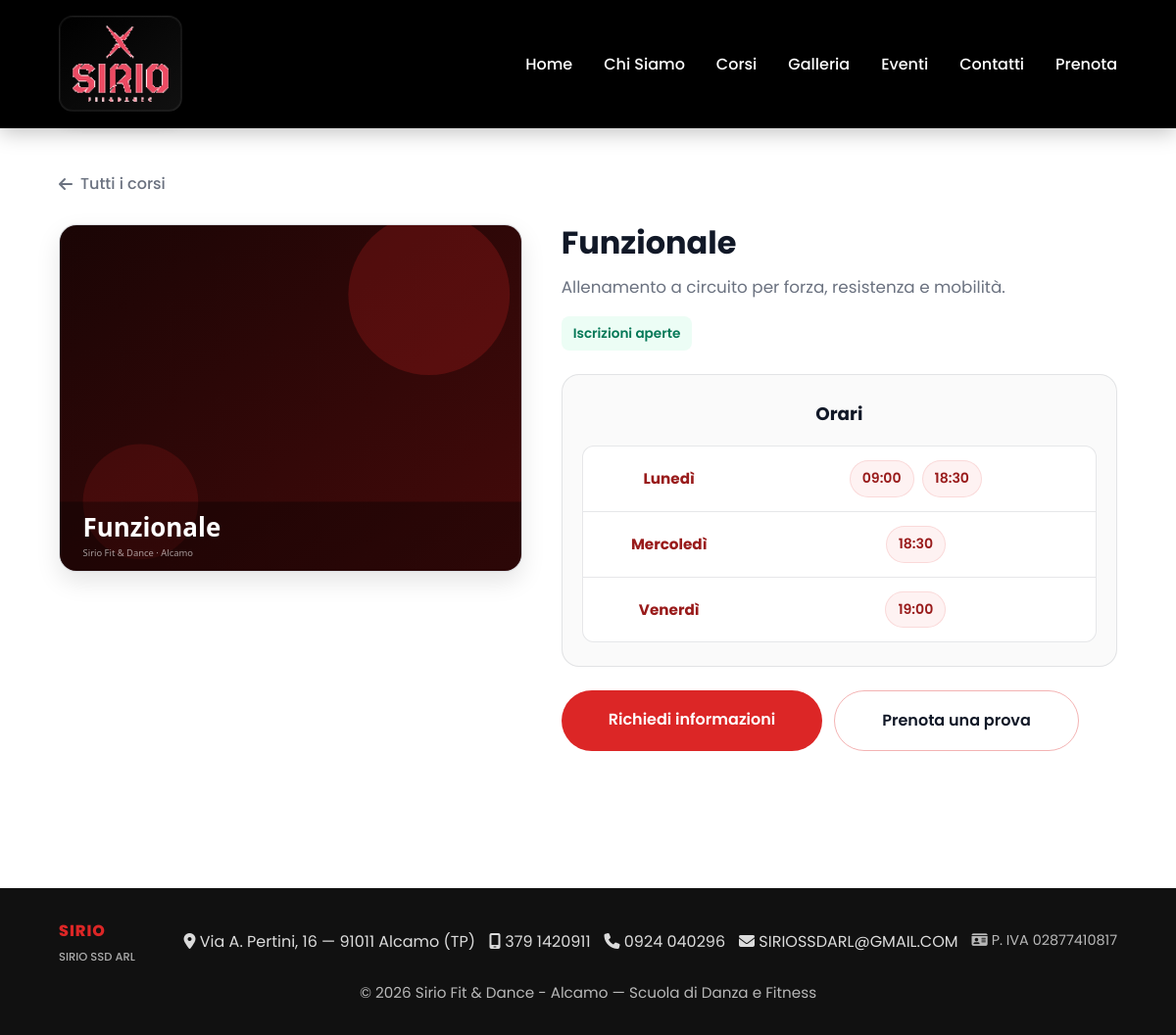
Page /corso.php?slug=funzionale on the committed database.
### tables this page shows
CREATE TABLE IF NOT EXISTS courses (
  id INT AUTO_INCREMENT PRIMARY KEY,
  slug VARCHAR(120) NOT NULL UNIQUE,
  categoria VARCHAR(60) NOT NULL,
  titolo VARCHAR(180) NOT NULL,
  descrizione TEXT NOT NULL,
  immagine VARCHAR(255) NOT NULL DEFAULT 'assets/img/corsi/placeholder.svg',
  disponibile TINYINT(1) NOT NULL DEFAULT 1,
  ordine INT NOT NULL DEFAULT 0,
  orari_testo TEXT NULL,
  orari_json LONGTEXT NULL,
  created_at TIMESTAMP DEFAULT CURRENT_TIMESTAMP,
  updated_at TIMESTAMP DEFAULT CURRENT_TIMESTAMP ON UPDATE CURRENT_TIMESTAMP
);

### includes/functions.php (called while the page is built, shortened)
<?php
function normalizeCourseData(array $row): array
{
    $scheduleData = [];
    $orariJson = trim((string) ($row['orari_json'] ?? ''));
    if ($orariJson !== '') {
        $decoded = json_decode($orariJson, true);
        if (is_array($decoded)) {
            if (isset($decoded['orari_settimana']) && is_array($decoded['orari_settimana'])) {
                $scheduleData['orari_settimana'] = $decoded['orari_settimana'];
            }
        }
    }
    $orariTesto = trim((string) ($row['orari_testo'] ?? ''));
    if ($orariTesto !== '') {
        $scheduleData['orari_testo'] = $orariTesto;
    }
    return [
        'slug' => $row['slug'],
        'categoria' => $row['categoria'],
        'titolo' => $row['titolo'],
        'descrizione' => $row['descrizione'],
        'immagine' => $row['immagine'],
        'disponibile' => (bool) $row['disponibile'],
        'orari_testo' => $scheduleData['orari_testo'] ?? '',
        'orari_settimana' => $scheduleData['orari_settimana'] ?? [],
        'orari' => $scheduleData['orari'] ?? [],
    ];
}
function getCorsoBySlug(array $content, string $slug): ?array {
    $conn = db_connect();
    $stmt = $conn->prepare('SELECT * FROM courses WHERE slug = ? LIMIT 1');
    $stmt->bind_param('s', $slug);
    $stmt->execute();
    $row = $stmt->get_result()->fetch_assoc();
    return normalizeCourseData($row);
}
?>

### corso.php (the view, shortened to what this page needs)
<?php
require_once 'includes/functions.php';
$slug = trim($_GET['slug'] ?? '');
$corso = $slug !== '' ? getCorsoBySlug($content, $slug) : null;
require 'header.php';
?>
<section class="section">
  <div class="container">
    <?php if (!$corso): ?>
      <h2>Corso non trovato</h2>
      <p class="lead">Il corso che cerchi non esiste o non è più disponibile.</p>
      <a class="btn" href="corsi.php" style="margin-top: 24px;">Torna ai corsi</a>
    <?php else:
      $img = $corso['immagine'] ?? 'assets/img/corsi/placeholder.svg';
      $disponibile = !empty($corso['disponibile']);
    ?>
      <a class="back-link" href="corsi.php"><i class="fa-solid fa-arrow-left"></i> Tutti i corsi</a>
      <article class="course-detail">
        <div class="course-detail-photo">
          <img src="<?= htmlspecialchars($img) ?>" alt="<?= htmlspecialchars($corso['titolo']) ?>">
        </div>
        <div class="course-detail-main">
          <h1><?= htmlspecialchars($corso['titolo']) ?></h1>
          <p class="course-detail-desc"><?= htmlspecialchars($corso['descrizione']) ?></p>
          <?php if ($disponibile): ?>
            <p class="course-detail-status available">Iscrizioni aperte</p>
          <?php else: ?>
            <p class="course-detail-status unavailable">Non ancora disponibile</p>
          <?php endif; ?>
          <div class="course-detail-schedule">
            <h2>Orari</h2>
            <?php include __DIR__ . '/includes/schedule.php'; ?>
          </div>
          <div class="course-detail-actions">
            <a class="btn" href="contatti.php?corso=<?= urlencode($corso['slug']) ?>">Richiedi informazioni</a>
            <a class="btn outline" href="prenota.php?corso=<?= urlencode($corso['slug']) ?>">Prenota una prova</a>
          </div>
        </div>
      </article>
    <?php endif; ?>
  </div>
</section>
<?php require 'footer.php'; ?>

### assets/css/style.css (style rules this page uses)
* { margin: 0; padding: 0; box-sizing: border-box; }
body { font-family: 'Poppins', sans-serif; line-height: 1.7; color: #333; background: #ffffff; }
:root { --bg: #0f0a0a; --bg-2: #111; --text: #111827; --muted: #6b7280; --brand: #dc2626; --brand-hover: #ef4444; --brand-2: #991b1b; --card: #ffffff; --border: rgba(17, 24, 39, 0.10); --shadow: 0 10px 25px rgba(0,0,0,0.10); --shadow-2: 0 20px 40px rgba(220, 38, 38, 0.20); --radius: 18px; }
.container { max-width: 1200px; margin: 0 auto; padding: 0 5%; }
.btn { display: inline-block; padding: 16px 48px; background: var(--brand); color: white; border-radius: 50px; text-decoration: none; font-weight: 600; transition: all 0.4s ease; border: 0; cursor: pointer; }
.btn.outline { background: transparent; border: 1px solid rgba(220, 38, 38, 0.35); color: var(--text); }
.section { padding: 90px 0; text-align: center; }
.section h2 { font-size: 2.8rem; margin-bottom: 3rem; color: #222; }
.page-corso .section { text-align: left; }
.back-link { display: inline-flex; align-items: center; gap: 8px; color: var(--muted); text-decoration: none; font-weight: 500; margin-bottom: 28px; }
.course-detail { display: grid; grid-template-columns: 1fr 1.2fr; gap: 40px; align-items: start; max-width: 1100px; margin: 0 auto; text-align: left; }
.course-detail-photo { border-radius: var(--radius); overflow: hidden; border: 1px solid var(--border); box-shadow: var(--shadow); background: #f3f4f6; aspect-ratio: 4 / 3; }
.course-detail-photo img { width: 100%; height: 100%; object-fit: cover; display: block; }
.course-detail-main { text-align: left; }
.course-detail-main h1 { font-size: 2rem; color: var(--text); margin-bottom: 12px; line-height: 1.2; }
.course-detail-desc { color: var(--muted); font-size: 1.05rem; line-height: 1.65; margin-bottom: 16px; }
.course-detail-status { display: inline-block; font-size: 0.85rem; font-weight: 600; padding: 6px 12px; border-radius: 8px; margin-bottom: 24px; }
.course-detail-status.available { background: #ecfdf5; color: #047857; }
.course-detail-schedule { padding: 24px 20px; background: #fafafa; border-radius: var(--radius); border: 1px solid var(--border); margin-bottom: 24px; width: 100%; text-align: center; }
.course-detail-schedule h2 { font-size: 1.15rem; margin-bottom: 16px; color: var(--text); text-align: center; width: 100%; }
.course-detail-actions { display: flex; flex-wrap: wrap; gap: 12px; }

### rows in the picture
courses: immagine (picture), titolo "Funzionale", descrizione "Allenamento a circuito per forza, resistenza e mobilità."

### other values in the picture
$giorno['giorno'] "Lunedì"
$fascia "09:00"
$fascia "18:30"
$giorno['giorno'] "Mercoledì"
$giorno['giorno'] "Venerdì"
$fascia "19:00"
$content['site']['legal_name'] "SIRIO SSD ARL"
$content['site']['address'] "Via A. Pertini, 16 — 91011 Alcamo (TP)"
$content['site']['phone_mobile'] "379 1420911"
$content['site']['phone_landline'] "0924 040296"
$content['site']['email'] "SIRIOSSDARL@GMAIL.COM"
$content['site']['vat'] "02877410817"
$content['site']['name'] "Sirio Fit & Dance - Alcamo"
$content['site']['tagline'] "Scuola di Danza e Fitness"
